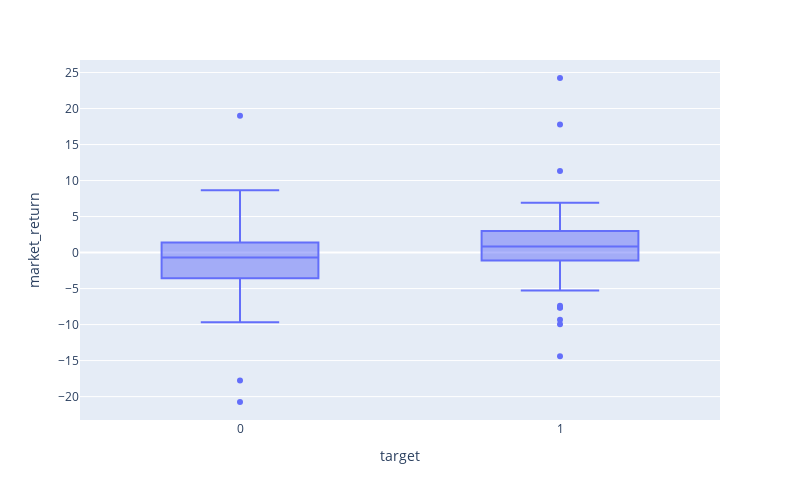

This figure's notebook cell:
### Code cell
px.box(data_frame=ipo, x='target', y='market_return', width=800, height=500)

### Figure 1 — Plotly figure (JSON) as saved in the notebook; plotly's stock layout.template omitted (floating-point values rounded to 4 significant figures; data arrays with more than 128 entries replaced by an {"elided": "..."} marker saying what was removed)
{"data": [{"alignmentgroup": "True", "hovertemplate": "target=%{x}<br>market_return=%{y}<extra></extra>", "legendgroup": "", "marker": {"color": "#636efa"}, "name": "", "notched": false, "offsetgroup": "", "orientation": "v", "showlegend": false, "type": "box", "x": {"elided": "320 int values"}, "x0": " ", "xaxis": "x", "y": {"elided": "320 float values"}, "y0": " ", "yaxis": "y"}], "layout": {"boxmode": "group", "height": 500, "legend": {"tracegroupgap": 0}, "margin": {"t": 60}, "width": 800, "xaxis": {"anchor": "y", "domain": [0, 1], "title": {"text": "target"}}, "yaxis": {"anchor": "x", "domain": [0, 1], "title": {"text": "market_return"}}}}
